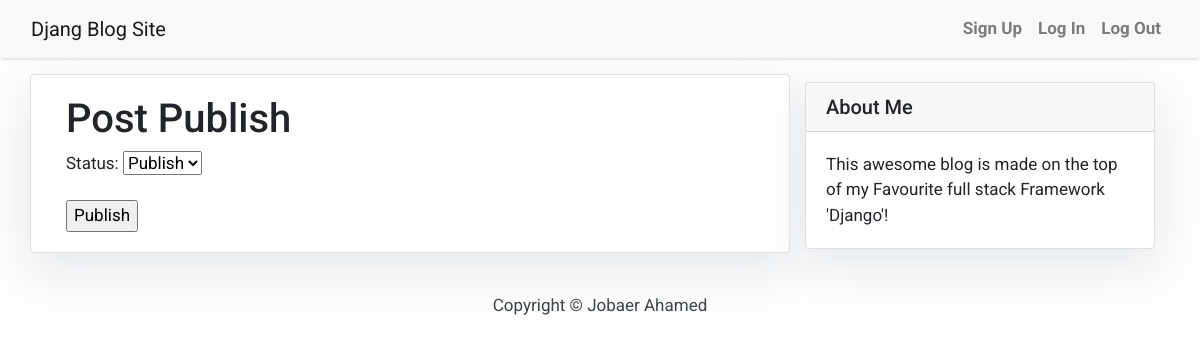
The app's page /draft/post5/publish/, older data.
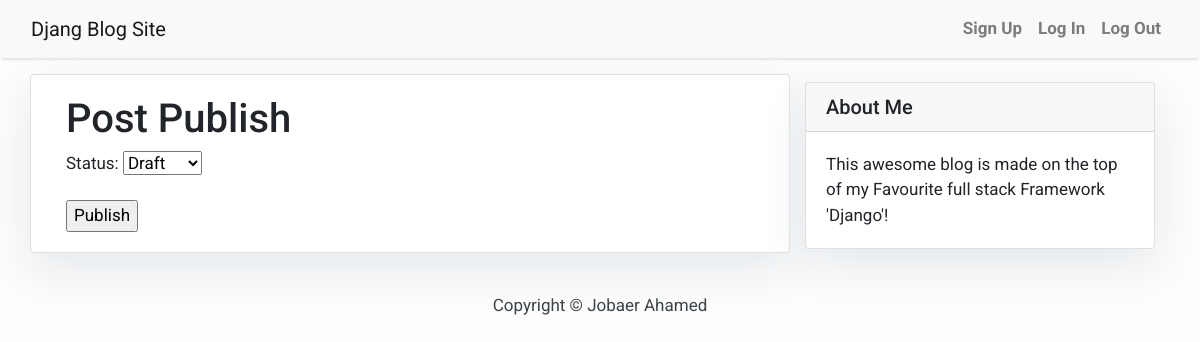
The same page, newer data.
### blog/models.py (models this page shows, shortened)
class Post(models.Model):
    title = models.CharField(max_length = 200 , unique = True)
    slug = models.SlugField(max_length=200, unique=True,null=False)
    author = models.ForeignKey(User, on_delete = models.CASCADE ,related_name='blog_posts')
    content = models.TextField()
    created_on = models.DateTimeField(auto_now_add=True)
    updated_on = models.DateTimeField(auto_now= True)
    status = models.IntegerField(choices = STATUS, default = 0)
    class Meta:
        ordering = ['-created_on']

### blog/views.py (the view)
# urls.py: path('draft/<slug:slug>/publish/',PostPublishView.as_view(), name='post_publish'),
class PostPublishView(UpdateView):
    model = Post
    template_name = "post_publish.html"
    fields = ['status']

### templates/post_publish.html
{% extends "base.html" %}
{% load crispy_forms_tags %}
{% block content %}
<div class="container">
  <div class="row">
    <div class="col-md-8 card mb-4 mt-3 left top">
      <div class="card-body">
        <h1>Post Publish</h1>
        <form action="" method="post">
          {% csrf_token %} {{ form.as_p }}
          <input type="submit" value="Publish" />
        </form>
      </div>
    </div>
    {% block sidebar %} {% include 'sidebar.html' %} {% endblock sidebar %}
  </div>
</div>
{% endblock content %}

### templates/base.html (shortened to what this page needs)
<!DOCTYPE html>
<html>
    <head>
        <link rel="stylesheet" href="https://maxcdn.bootstrapcdn.com/bootstrap/4.0.0/css/bootstrap.min.css"
 />
    </head>
    <body>
        <nav  class="navbar navbar-expand-lg navbar-light bg-light shadow" id="mainNav">
            <div  class="container-fluid">
                <a class="navbar-brand"  href="{% url 'home' %}">Djang Blog Site </a>
              <div class="collapse navbar-collapse" id="navbarResponsive">
                    <ul class="navbar-nav ml-auto">
                        {% if user.is_authenticated %}
                        <li class="nav-item text-black">
                            <a class="nav-link text-black font-weight-bold" href="#">Hello {{ user.username }}</a>
                        </li>
                        <li class="nav-item text-black">
                            <a class="nav-link text-black font-weight-bold" href="{% url 'post_new'%}">Add Post</a>
                        </li>
                        <li class="nav-item text-black">
                            <a class="nav-link text-black font-weight-bold" href="{% url 'draftpost'%}">Draft</a>
                        </li>
                        {%else %}
                         <li class="nav-item text-black">
                            <a class="nav-link text-black font-weight-bold" href="{% url 'signup'%}">Sign Up</a>
                        </li>
                        {% endif %}
                        <li class="nav-item text-black">
                            <a class="nav-link text-black font-weight-bold" href="{% url 'login' %}">Log In</a>
                        </li>
                        <li class="nav-item text-black">
                            <a class="nav-link text-black font-weight-bold" href="{% url 'logout' %}">Log Out</a>
                        </li>
                    </ul>
                </div>
            </div>
        </nav>
        {% block content %}{% endblock content %}
        <footer class="py-3 bg-grey">
            <p class="m-0 text-dark text-center ">Copyright &copy; Jobaer Ahamed</p>
        </footer>
    </body>
</html>

### templates/sidebar.html (shortened to what this page needs)
{% block sidebar %}
<div class="col-md-4 float-right ">
<div class="card my-4">
        <h5 class="card-header">About Me</h5>
    <div class="card-body">
        <p class="card-text"> This awesome blog is made on the top of my Favourite full stack Framework 'Django'!</p>
    </div>
</div>
</div>
{% endblock sidebar %}

### templates/base.html (style rules this page uses)
body { font-family: "Roboto", sans-serif; font-size: 17px; background-color: #fdfdfd; }
.shadow { box-shadow: 0 4px 2px -2px rgba(0, 0, 0, 0.1); }

### templates/sidebar.html (style rules this page uses)
.card { box-shadow: 0 16px 48px #E3E7EB; }

Row changes from the older to the newer data that the page shows:
changed Post: status "Publish" → "Draft"
